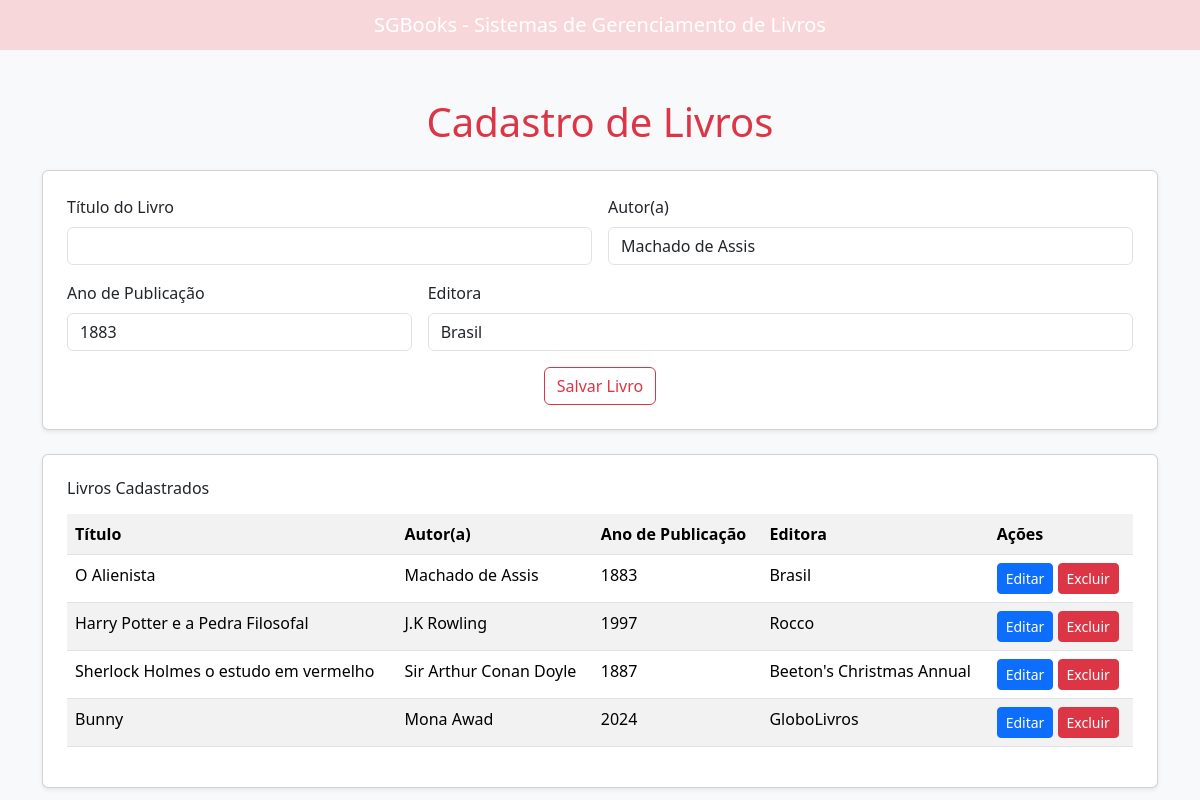
Page /livros/editar/1 on the committed database.
### sgb_livros/models.py (models this page shows)
class Livro(models.Model): #models.model indica que a classe Livro é um modelo do Django é padrão
    titulo = models.CharField(max_length=200) #CharField é um campo de texto com tamanho máximo definido
    autor = models.CharField(max_length=150)
    ano_publicacao = models.PositiveIntegerField()
    editora = models.CharField(max_length=100, blank=True, null=True) #blank e null permitem que o campo seja opcional
    def __str__(self):
        return self.titulo

### sgb_livros/views.py (the view, shortened to what this page needs)
# urls.py: path('editar/<int:livro_id>', views.edita_livro, name='edita_livro'),
def edita_livro(request, livro_id):
    livro = get_object_or_404(Livro, id=livro_id)
    livros = Livro.objects.all()  # Recupera todos os livros do banco de dados
    return render(request, 'livros.html', {'livros': livros, 'livro_editar': livro})

### sgb_livros/templates/livros.html (shortened to what this page needs)
<!DOCTYPE html>
<html lang="pt-br">
  <head>
    <link href="https://cdn.jsdelivr.net/npm/bootstrap@5.3.8/dist/css/bootstrap.min.css" rel="stylesheet">
  </head>
   <body class="bg-light">
    <header>
      <nav class="navbar navbar-expand-lg navbar-dark bg-danger-subtle">
        <div class="container-fluid justify-content-center">
          <span class="navbar-brand mb-0 h1 mx-3 text-gray"> SGBooks - Sistemas de Gerenciamento de Livros </span>
        </div>
      </nav>
    </header>
    <div class="container mt-5">
      <h1 class="mb-4 text-center text-danger">Cadastro de Livros</h1>
      <div class="card p-4 mb-4 shadow-sm">
          <form action="" method="POST">
            <div class="row g-3">
              <div class="col-md-6">
                <label class="form-label">Título do Livro</label>
                <input type="text" name="titulo" class="form-control" value="{{ titulo_editar.titulo|default:'' }}" required>
              </div>
              <div class="col-md-6">
                <label class="form-label">Autor(a)</label>
                <input type="text" name="autor" class="form-control" value="{{ livro_editar.autor|default:'' }}" required>
              </div>
              <div class="col-md-4">
                <label class="form-label">Ano de Publicação</label>
                <input type="number" name="ano_publicacao" class="form-control" value="{{ livro_editar.ano_publicacao|default:'' }}" required>
              </div>
              <div class="col-md-8">
                <label for="editora" class="form-label">Editora</label>
                <input type="text" name="editora" class="form-control" value="{{ livro_editar.editora|default:'' }}">
              </div>
            </div>
            <div class="mt-3 text-center">
              <button type="submit" class="btn btn-outline-danger">{% if livro_editar %}Salvar Livro{% else %}Adicionar Livro{% endif %}</button>
            </div>
          </form>
        </div>
        <div class="card p-4 shadow-sm">
          <h6 class="mb-3">Livros Cadastrados</h6>
          <table class="table table-striped table-hover">
            <tr>
              <th>Título</th>
              <th>Autor(a)</th>
              <th>Ano de Publicação</th>
              <th>Editora</th>
              <th>Ações</th>
            </tr>
            {% for livro in livros %}
              <tr>
                <td>{{ livro.titulo }}</td>
                <td>{{ livro.autor }}</td>
                <td>{{ livro.ano_publicacao }}</td>
                <td>{{ livro.editora }}</td>
                <td>
                   <a href="{% url 'edita_livro' livro.id %}" class="btn btn-sm btn-primary">Editar</a>
                   <a href="{% url 'exclui_livro' livro.id %}" class="btn btn-sm btn-danger" onclick="return confirm('Deseja excluir esse livro?')">Excluir</a>
                </td>
              </tr>
            {% empty %}
            </table>
            <tr>
              <td colspan="5" class="text-center">Nenhum livro cadastrado.</td>
            </tr>
            {% endfor %}
        </div>
    </div>
  </body>
</html>

### rows in the picture
Livro: autor "Machado de Assis", ano_publicacao "1883", editora "Brasil", titulo "O Alienista"
Livro: titulo "Harry Potter e a Pedra Filosofal", autor "J.K Rowling", ano_publicacao "1997", editora "Rocco"
Livro: titulo "Sherlock Holmes o estudo em vermelho", autor "Sir Arthur Conan Doyle", ano_publicacao "1887", editora "Beeton's Christmas Annual"
Livro: titulo "Bunny", autor "Mona Awad", ano_publicacao "2024", editora "GloboLivros"
